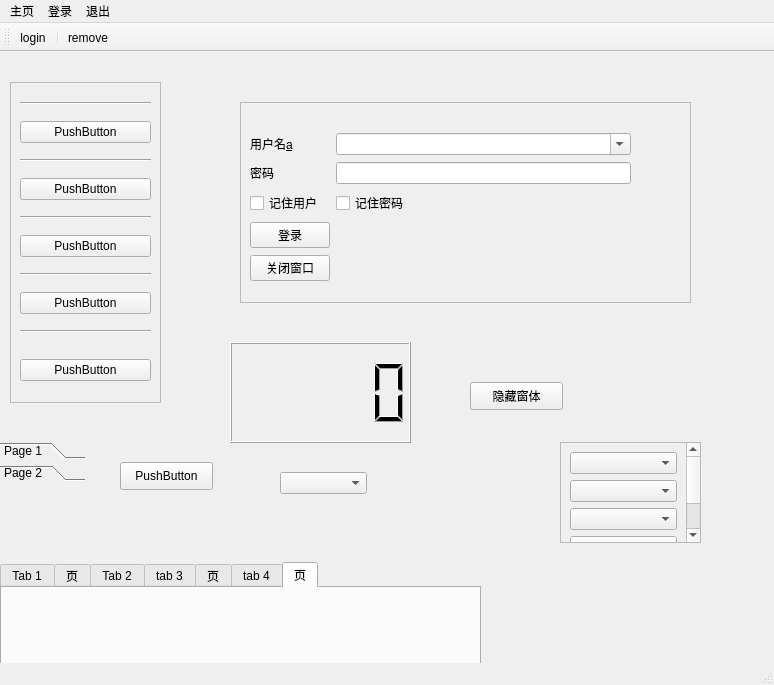
<?xml version="1.0" encoding="UTF-8"?>
<ui version="4.0">
 <class>MainWindow</class>
 <widget class="QMainWindow" name="MainWindow">
  <property name="geometry">
   <rect>
    <x>0</x>
    <y>0</y>
    <width>774</width>
    <height>685</height>
   </rect>
  </property>
  <property name="windowTitle">
   <string>MainWindow</string>
  </property>
  <widget class="QWidget" name="centralwidget">
   <widget class="QFrame" name="frame">
    <property name="geometry">
     <rect>
      <x>240</x>
      <y>50</y>
      <width>451</width>
      <height>201</height>
     </rect>
    </property>
    <property name="frameShape">
     <enum>QFrame::StyledPanel</enum>
    </property>
    <property name="frameShadow">
     <enum>QFrame::Raised</enum>
    </property>
    <widget class="QWidget" name="formLayoutWidget">
     <property name="geometry">
      <rect>
       <x>10</x>
       <y>30</y>
       <width>381</width>
       <height>150</height>
      </rect>
     </property>
     <layout class="QGridLayout" name="gridLayout">
      <item row="0" column="0">
       <widget class="QLabel" name="label_2">
        <property name="text">
         <string>用户名&amp;a</string>
        </property>
        <property name="buddy">
         <cstring>fontComboBox</cstring>
        </property>
       </widget>
      </item>
      <item row="0" column="1">
       <widget class="QFontComboBox" name="fontComboBox">
        <property name="currentText">
         <string/>
        </property>
       </widget>
      </item>
      <item row="1" column="0">
       <widget class="QLabel" name="label">
        <property name="text">
         <string>密码</string>
        </property>
        <property name="buddy">
         <cstring>lineEdit_2</cstring>
        </property>
       </widget>
      </item>
      <item row="1" column="1">
       <widget class="QLineEdit" name="lineEdit_2"/>
      </item>
      <item row="2" column="0">
       <widget class="QCheckBox" name="checkBox">
        <property name="text">
         <string>记住用户</string>
        </property>
       </widget>
      </item>
      <item row="2" column="1">
       <widget class="QCheckBox" name="checkBox_2">
        <property name="text">
         <string>记住密码</string>
        </property>
       </widget>
      </item>
      <item row="3" column="0">
       <widget class="QPushButton" name="pushButton">
        <property name="text">
         <string>登录</string>
        </property>
       </widget>
      </item>
      <item row="4" column="0">
       <widget class="QPushButton" name="pushButton_2">
        <property name="text">
         <string>关闭窗口</string>
        </property>
       </widget>
      </item>
     </layout>
    </widget>
   </widget>
   <widget class="QFrame" name="frame_2">
    <property name="geometry">
     <rect>
      <x>10</x>
      <y>30</y>
      <width>151</width>
      <height>321</height>
     </rect>
    </property>
    <property name="frameShape">
     <enum>QFrame::StyledPanel</enum>
    </property>
    <property name="frameShadow">
     <enum>QFrame::Raised</enum>
    </property>
    <layout class="QVBoxLayout" name="verticalLayout">
     <item>
      <widget class="Line" name="line_4">
       <property name="orientation">
        <enum>Qt::Horizontal</enum>
       </property>
      </widget>
     </item>
     <item>
      <widget class="QPushButton" name="pushButton_3">
       <property name="text">
        <string>PushButton</string>
       </property>
      </widget>
     </item>
     <item>
      <widget class="Line" name="line">
       <property name="orientation">
        <enum>Qt::Horizontal</enum>
       </property>
      </widget>
     </item>
     <item>
      <widget class="QPushButton" name="pushButton_4">
       <property name="text">
        <string>PushButton</string>
       </property>
      </widget>
     </item>
     <item>
      <widget class="Line" name="line_2">
       <property name="orientation">
        <enum>Qt::Horizontal</enum>
       </property>
      </widget>
     </item>
     <item>
      <widget class="QPushButton" name="pushButton_5">
       <property name="text">
        <string>PushButton</string>
       </property>
      </widget>
     </item>
     <item>
      <widget class="Line" name="line_3">
       <property name="orientation">
        <enum>Qt::Horizontal</enum>
       </property>
      </widget>
     </item>
     <item>
      <widget class="QPushButton" name="pushButton_6">
       <property name="text">
        <string>PushButton</string>
       </property>
      </widget>
     </item>
     <item>
      <widget class="Line" name="line_5">
       <property name="orientation">
        <enum>Qt::Horizontal</enum>
       </property>
      </widget>
     </item>
     <item>
      <spacer name="verticalSpacer">
       <property name="orientation">
        <enum>Qt::Vertical</enum>
       </property>
       <property name="sizeType">
        <enum>QSizePolicy::Fixed</enum>
       </property>
       <property name="sizeHint" stdset="0">
        <size>
         <width>20</width>
         <height>10</height>
        </size>
       </property>
      </spacer>
     </item>
     <item>
      <widget class="QPushButton" name="pushButton_7">
       <property name="sizePolicy">
        <sizepolicy hsizetype="Minimum" vsizetype="Fixed">
         <horstretch>0</horstretch>
         <verstretch>0</verstretch>
        </sizepolicy>
       </property>
       <property name="mouseTracking">
        <bool>false</bool>
       </property>
       <property name="text">
        <string>PushButton</string>
       </property>
      </widget>
     </item>
    </layout>
   </widget>
   <widget class="QWidget" name="widget" native="true">
    <property name="geometry">
     <rect>
      <x>250</x>
      <y>400</y>
      <width>291</width>
      <height>80</height>
     </rect>
    </property>
    <widget class="QComboBox" name="comboBox">
     <property name="geometry">
      <rect>
       <x>30</x>
       <y>20</y>
       <width>87</width>
       <height>22</height>
      </rect>
     </property>
    </widget>
   </widget>
   <widget class="QToolBox" name="toolBox">
    <property name="geometry">
     <rect>
      <x>0</x>
      <y>390</y>
      <width>85</width>
      <height>61</height>
     </rect>
    </property>
    <property name="currentIndex">
     <number>1</number>
    </property>
    <widget class="QWidget" name="page">
     <property name="geometry">
      <rect>
       <x>0</x>
       <y>0</y>
       <width>85</width>
       <height>16</height>
      </rect>
     </property>
     <attribute name="label">
      <string>Page 1</string>
     </attribute>
    </widget>
    <widget class="QWidget" name="page_2">
     <property name="geometry">
      <rect>
       <x>0</x>
       <y>0</y>
       <width>85</width>
       <height>16</height>
      </rect>
     </property>
     <attribute name="label">
      <string>Page 2</string>
     </attribute>
    </widget>
   </widget>
   <widget class="QTabWidget" name="tabWidget">
    <property name="geometry">
     <rect>
      <x>0</x>
      <y>510</y>
      <width>481</width>
      <height>141</height>
     </rect>
    </property>
    <property name="currentIndex">
     <number>6</number>
    </property>
    <property name="usesScrollButtons">
     <bool>true</bool>
    </property>
    <property name="documentMode">
     <bool>false</bool>
    </property>
    <property name="tabsClosable">
     <bool>false</bool>
    </property>
    <property name="movable">
     <bool>false</bool>
    </property>
    <widget class="QWidget" name="tab">
     <attribute name="title">
      <string>Tab 1</string>
     </attribute>
     <widget class="QLineEdit" name="lineEdit_4">
      <property name="geometry">
       <rect>
        <x>0</x>
        <y>20</y>
        <width>113</width>
        <height>21</height>
       </rect>
      </property>
     </widget>
    </widget>
    <widget class="QWidget" name="tab_7">
     <attribute name="title">
      <string>页</string>
     </attribute>
    </widget>
    <widget class="QWidget" name="tab_2">
     <attribute name="title">
      <string>Tab 2</string>
     </attribute>
     <widget class="QLineEdit" name="lineEdit_3">
      <property name="geometry">
       <rect>
        <x>0</x>
        <y>20</y>
        <width>113</width>
        <height>21</height>
       </rect>
      </property>
     </widget>
    </widget>
    <widget class="QWidget" name="tab_3">
     <attribute name="title">
      <string>tab 3</string>
     </attribute>
     <widget class="QTextEdit" name="textEdit">
      <property name="geometry">
       <rect>
        <x>160</x>
        <y>10</y>
        <width>104</width>
        <height>87</height>
       </rect>
      </property>
     </widget>
    </widget>
    <widget class="QWidget" name="tab_5">
     <attribute name="title">
      <string>页</string>
     </attribute>
    </widget>
    <widget class="QWidget" name="tab_4">
     <attribute name="title">
      <string>tab 4</string>
     </attribute>
     <widget class="QLineEdit" name="lineEdit">
      <property name="geometry">
       <rect>
        <x>60</x>
        <y>20</y>
        <width>113</width>
        <height>25</height>
       </rect>
      </property>
     </widget>
    </widget>
    <widget class="QWidget" name="tab_6">
     <attribute name="title">
      <string>页</string>
     </attribute>
    </widget>
   </widget>
   <widget class="QScrollArea" name="scrollArea">
    <property name="geometry">
     <rect>
      <x>560</x>
      <y>390</y>
      <width>141</width>
      <height>101</height>
     </rect>
    </property>
    <property name="widgetResizable">
     <bool>true</bool>
    </property>
    <widget class="QWidget" name="scrollAreaWidgetContents">
     <property name="geometry">
      <rect>
       <x>0</x>
       <y>-51</y>
       <width>118</width>
       <height>155</height>
      </rect>
     </property>
     <layout class="QVBoxLayout" name="verticalLayout_2">
      <item>
       <widget class="QComboBox" name="comboBox_2"/>
      </item>
      <item>
       <widget class="QComboBox" name="comboBox_4"/>
      </item>
      <item>
       <widget class="QComboBox" name="comboBox_5"/>
      </item>
      <item>
       <widget class="QComboBox" name="comboBox_6"/>
      </item>
      <item>
       <widget class="QComboBox" name="comboBox_3"/>
      </item>
     </layout>
    </widget>
   </widget>
   <widget class="QLCDNumber" name="lcdNumber">
    <property name="geometry">
     <rect>
      <x>230</x>
      <y>290</y>
      <width>181</width>
      <height>101</height>
     </rect>
    </property>
   </widget>
   <widget class="QPushButton" name="pushButton_8">
    <property name="geometry">
     <rect>
      <x>120</x>
      <y>410</y>
      <width>93</width>
      <height>28</height>
     </rect>
    </property>
    <property name="text">
     <string>PushButton</string>
    </property>
   </widget>
   <widget class="QPushButton" name="pushButton_9">
    <property name="geometry">
     <rect>
      <x>470</x>
      <y>330</y>
      <width>93</width>
      <height>28</height>
     </rect>
    </property>
    <property name="text">
     <string>隐藏窗体</string>
    </property>
   </widget>
  </widget>
  <widget class="QMenuBar" name="menubar">
   <property name="geometry">
    <rect>
     <x>0</x>
     <y>0</y>
     <width>774</width>
     <height>26</height>
    </rect>
   </property>
   <widget class="QMenu" name="menu">
    <property name="title">
     <string>主页</string>
    </property>
    <addaction name="separator"/>
   </widget>
   <widget class="QMenu" name="menu_2">
    <property name="title">
     <string>登录</string>
    </property>
    <addaction name="separator"/>
   </widget>
   <widget class="QMenu" name="menu_3">
    <property name="title">
     <string>退出</string>
    </property>
   </widget>
   <addaction name="menu"/>
   <addaction name="menu_2"/>
   <addaction name="menu_3"/>
  </widget>
  <widget class="QStatusBar" name="statusbar"/>
  <widget class="QToolBar" name="toolBar">
   <property name="windowTitle">
    <string>toolBar</string>
   </property>
   <attribute name="toolBarArea">
    <enum>TopToolBarArea</enum>
   </attribute>
   <attribute name="toolBarBreak">
    <bool>false</bool>
   </attribute>
   <addaction name="actionlogin"/>
   <addaction name="separator"/>
   <addaction name="actionremove"/>
  </widget>
  <action name="actionlogin">
   <property name="text">
    <string>login</string>
   </property>
  </action>
  <action name="actionremove">
   <property name="text">
    <string>remove</string>
   </property>
  </action>
 </widget>
 <tabstops>
  <tabstop>fontComboBox</tabstop>
  <tabstop>checkBox</tabstop>
  <tabstop>pushButton_5</tabstop>
  <tabstop>pushButton</tabstop>
  <tabstop>pushButton_2</tabstop>
  <tabstop>pushButton_3</tabstop>
  <tabstop>lineEdit_2</tabstop>
  <tabstop>checkBox_2</tabstop>
  <tabstop>comboBox</tabstop>
  <tabstop>scrollArea</tabstop>
  <tabstop>comboBox_2</tabstop>
  <tabstop>comboBox_4</tabstop>
  <tabstop>comboBox_5</tabstop>
  <tabstop>comboBox_6</tabstop>
  <tabstop>comboBox_3</tabstop>
  <tabstop>pushButton_7</tabstop>
  <tabstop>lineEdit_4</tabstop>
  <tabstop>lineEdit_3</tabstop>
  <tabstop>textEdit</tabstop>
  <tabstop>lineEdit</tabstop>
  <tabstop>pushButton_6</tabstop>
  <tabstop>tabWidget</tabstop>
  <tabstop>pushButton_8</tabstop>
  <tabstop>pushButton_4</tabstop>
 </tabstops>
 <resources/>
 <connections>
  <connection>
   <sender>pushButton_2</sender>
   <signal>clicked()</signal>
   <receiver>MainWindow</receiver>
   <slot>close()</slot>
   <hints>
    <hint type="sourcelabel">
     <x>266</x>
     <y>239</y>
    </hint>
    <hint type="destinationlabel">
     <x>483</x>
     <y>-7</y>
    </hint>
   </hints>
  </connection>
  <connection>
   <sender>pushButton_9</sender>
   <signal>clicked(bool)</signal>
   <receiver>lcdNumber</receiver>
   <slot>setHidden(bool)</slot>
   <hints>
    <hint type="sourcelabel">
     <x>472</x>
     <y>370</y>
    </hint>
    <hint type="destinationlabel">
     <x>402</x>
     <y>371</y>
    </hint>
   </hints>
  </connection>
 </connections>
</ui>
